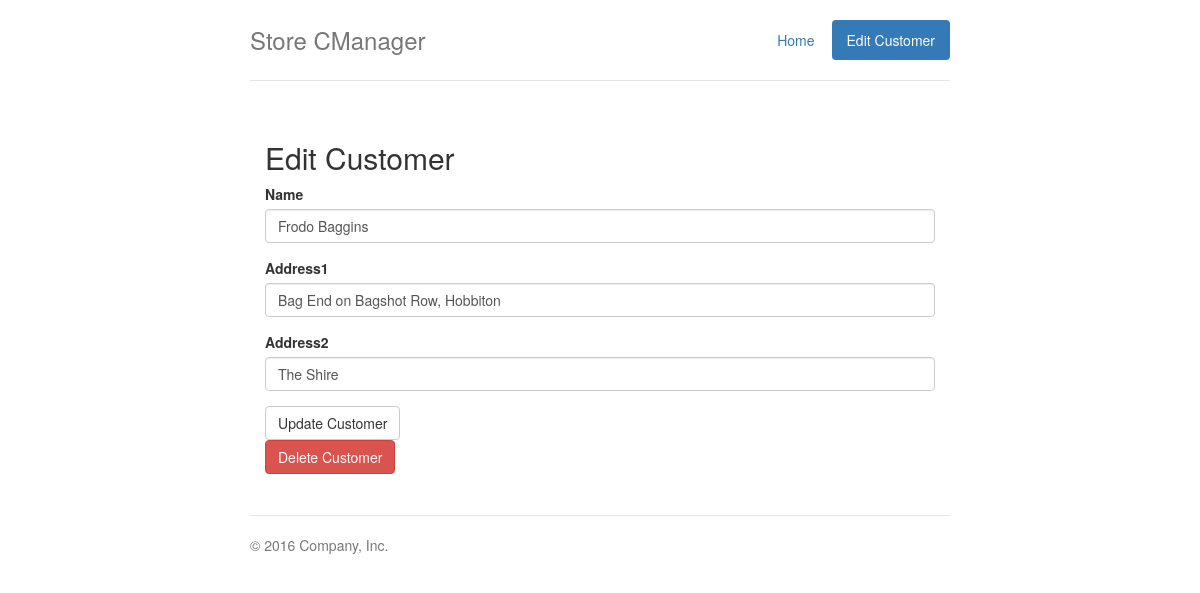
The app's page /cmanager/edit_customer.php?id=5 with its own data.
### tables this page shows
CREATE TABLE `useraddresses` (
  `AddressID` int(11) NOT NULL,
  `UserID` int(11) NOT NULL,
  `Address1` varchar(255) NOT NULL,
  `Address2` varchar(255) DEFAULT NULL
);

CREATE TABLE `users` (
  `UserID` int(11) NOT NULL,
  `Name` varchar(30) NOT NULL
);

### cmanager/edit_customer.php (the view, shortened to what this page needs)
<?php
    include('includes/database.php');
    $id = $_GET['id'];
    $query = $db->prepare("SELECT * FROM users INNER JOIN useraddresses ON "
            . "users.UserID=useraddresses.UserID WHERE users.UserID=:userid");
    $query->bindparam(":userid", $id);
    try {
        $query->execute();
    } catch (PDOException $ex) {
        echo $ex->getMessage() . ' on line ' . $ex->getLine();
    }
    while ($row = $query->fetch()) {
                $name = $row['Name'];
                $address1 = $row['Address1'];
                $address2 = $row['Address2'];
            }
?>
<!DOCTYPE html>
<html lang="en">
  <head>
    <link href="css/bootstrap.min.css" rel="stylesheet">
    <link href="css/jumbotron-narrow.css" rel="stylesheet">
  </head>
  <body>
    <div class="container">
      <div class="header clearfix">
        <nav>
          <ul class="nav nav-pills pull-right">
            <li role="presentation"><a href="index.php">Home</a></li>
            <li role="presentation" class="active"><a href="add_customer.php">Edit Customer</a></li>
          </ul>
        </nav>
        <h3 class="text-muted">Store CManager</h3>
      </div>
      <div class="row marketing">
        <div class="col-lg-12">
          <h2>Edit Customer</h2>
          <form role='form' method='post' action='edit_customer.php?id=<?php
          echo $id;
          ?>'>
            <div class="form-group">
              <label>Name</label>
              <input name='Name' type="text" class="form-control" value='<?php echo $name; ?>' placeholder="Customer Name">
            </div>
            <div class="form-group">
              <label>Address1</label>
              <input name='Address1' type="text" class="form-control" value='<?php echo $address1; ?>' placeholder="address line 1">
            </div>
              <div class="form-group">
              <label>Address2</label>
              <input name='Address2' type="text" class="form-control" value='<?php echo $address2; ?>' placeholder="address line 2">
            </div>
            <input type="submit" class="btn btn-default" value='Update Customer'/>
          </form>
          <form role='form' method='post' action='edit_customer.php?id=<?php
          echo $id;
          ?>'>
              <button type="submit" class="btn btn-danger" name="deleteUser" value="<?php echo $id ?>">Delete Customer</button>
          </form>
        </div>
        <div class="col-lg-6">
        </div>
      </div>
      <footer class="footer">
        <p>&copy; 2016 Company, Inc.</p>
      </footer>
    </div>
  </body>
</html>

### cmanager/css/jumbotron-narrow.css (style rules this page uses)
body { padding-top: 20px; padding-bottom: 20px; }
.header, .marketing, .footer { padding-right: 15px; padding-left: 15px; }
.header { padding-bottom: 20px; border-bottom: 1px solid #e5e5e5; }
.header h3 { margin-top: 0; margin-bottom: 0; line-height: 40px; }
.footer { padding-top: 19px; color: #777; border-top: 1px solid #e5e5e5; }
@media (min-width: 768px) { .container { max-width: 730px; } }
.marketing { margin: 40px 0; }
@media screen and (min-width: 768px) { .header, .marketing, .footer { padding-right: 0; padding-left: 0; } }
@media screen and (min-width: 768px) { .header { margin-bottom: 30px; } }

### records on screen
useraddresses: Name "Frodo Baggins", Address1 "Bag End on Bagshot Row, Hobbiton", Address2 "The Shire"
